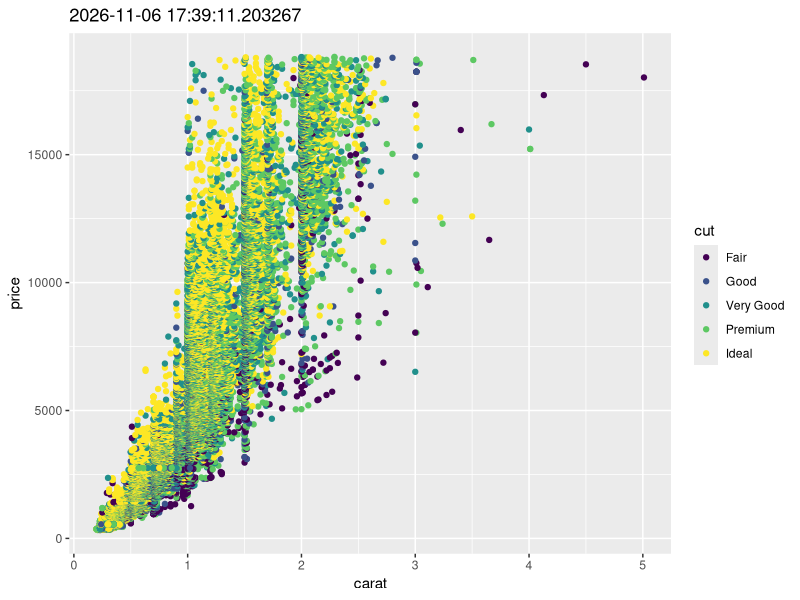

Source code (R):
## ---- chunk 1
1 + 1
## ---- chunk 2
#| echo: false
#| message: false
#| warning: false
library(ggplot2)


  
## ---- chunk 3

ggplot(diamonds, aes(x = carat, y = price)) +
  geom_point(aes(color = cut)) +
  ggtitle(Sys.time())

